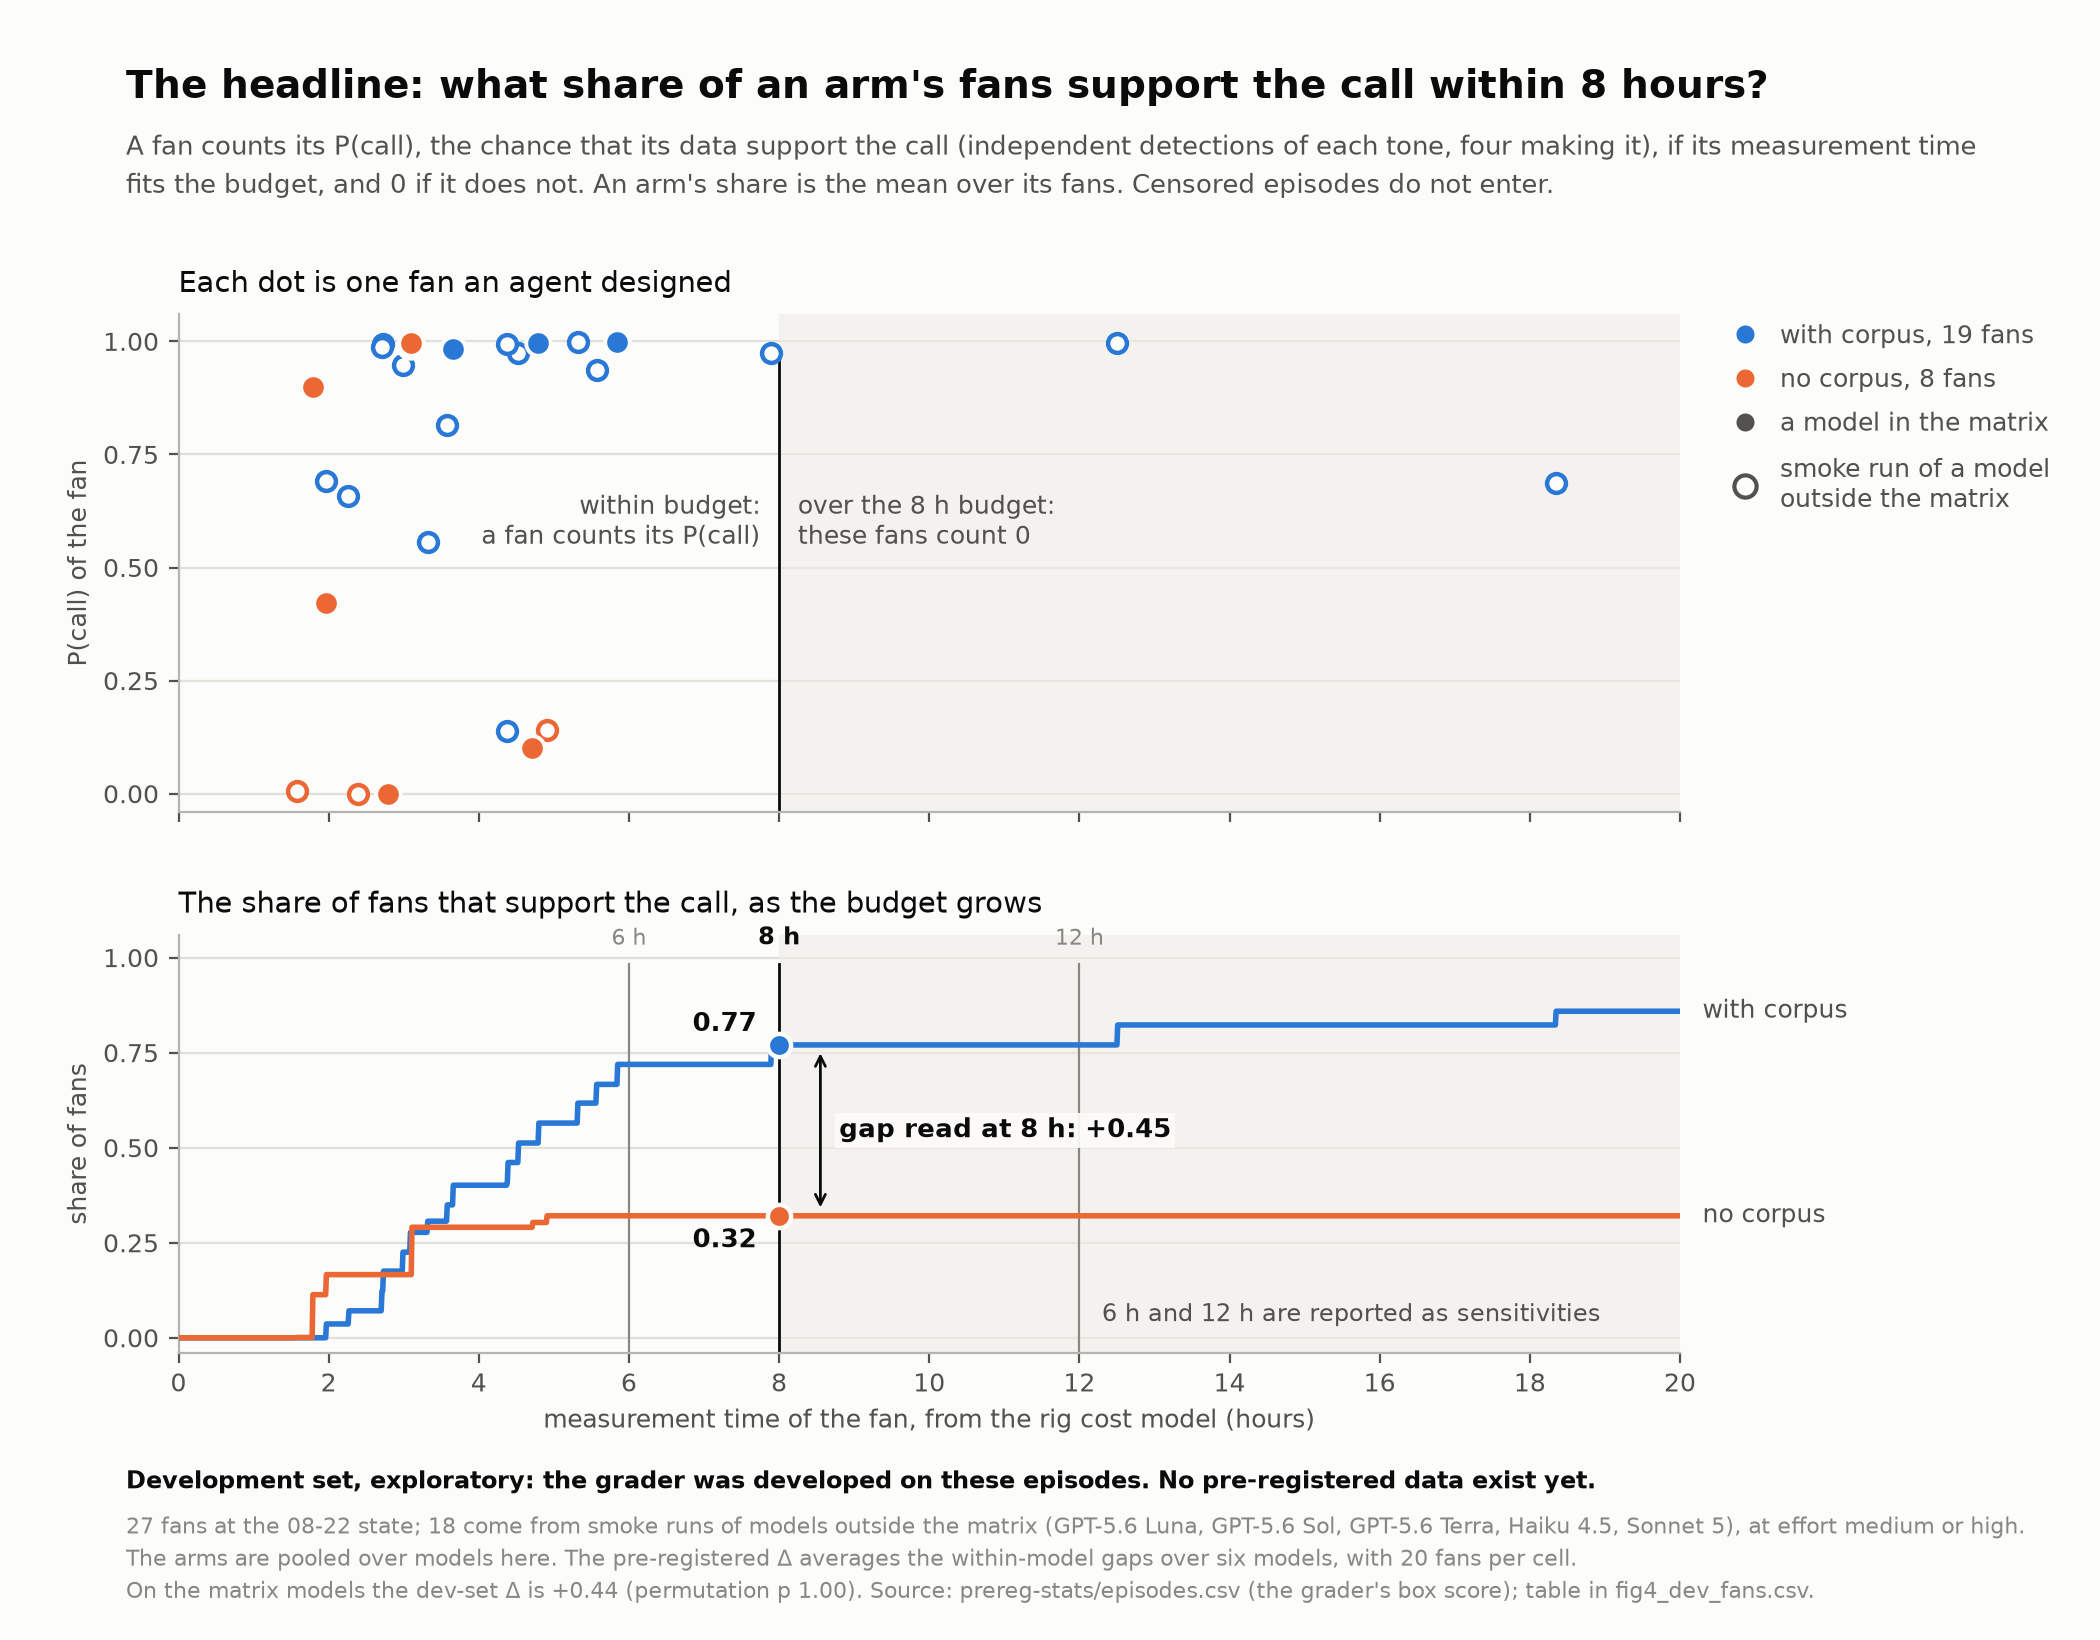

Recreate this plot in Python.
"""Figure 4: from fans to the headline. Dev fans at (hours, P(call)) and the share-within-budget curve per arm."""
import csv
import re
from matplotlib.lines import Line2D
from style import *

EPISODES = STATS + 'episodes.csv'  # devset.py: the grader's box score
CUT_0822 = '3a4cf818'
T_HEAD, T_SENS, XMAX = 8.0, (6.0, 12.0), 20.0
fans = [dict(e, p_call=float(e['p_call']), hours=float(e['hours'])) for e in csv.DictReader(open(EPISODES))
        if e['cut'] == CUT_0822 and e['ending'] == 'fan']
with open(OUT + 'fig4_dev_fans.csv', 'w', newline='') as f:
    w = csv.writer(f); w.writerow(['key', 'model', 'arm', 'matrix_model', 'p_call', 'hours'])
    for e in sorted(fans, key=lambda e: (e['corpus'], e['hours'])):
        w.writerow([e['key'], e['model'], e['corpus'], e['model'] in MATRIX, f"{e['p_call']:.3f}", f"{e['hours']:.2f}"])
arm = {a: np.array([[e['hours'], e['p_call'], e['model'] in MATRIX] for e in fans if e['corpus'] == a], float)
       for a in ARM}
share = lambda a, T: float((arm[a][:, 1] * (arm[a][:, 0] <= T)).mean())
n_out = sum(e['model'] not in MATRIX for e in fans)
out = sorted({MODEL_LABEL[e['model']] for e in fans if e['model'] not in MATRIX})
dev_d, dev_p = re.search(r'fans in both arms: ([+−-][\d.]+) \(permutation p ([\d.]+)\)',
                         open(STATS + 'power_budget.md').read()).groups()

fig, ytop = page(10.5, 8.2, 'The headline: what share of an arm\'s fans support the call within 8 hours?',
                 'A fan counts its P(call), the chance that its data support the call (independent detections of each tone, four making it), '
                 'if its measurement time\nfits the budget, and 0 if it does not. An arm\'s share is the mean over its '
                 'fans. Censored episodes do not enter.')
L, R = 0.085, 0.80
a1 = fig.add_axes([L, 0.505, R - L, ytop - 0.505 - 0.055])
a2 = fig.add_axes([L, 0.175, R - L, 0.255], sharex=a1)
for ax in (a1, a2):
    ax.axvspan(T_HEAD, XMAX, color=SOFT, alpha=0.55, lw=0)
    ax.axvline(T_HEAD, color=INK, lw=1.0, ymax=0.93)
    ax.set_xlim(0, XMAX); ax.set_ylim(-0.04, 1.06)
    ax.set_yticks([0, 0.25, 0.5, 0.75, 1.0])
    ax.yaxis.grid(True); ax.set_axisbelow(True)

# (a) the fans
a1.set_title('Each dot is one fan an agent designed', loc='left', fontsize=10.5, color=INK, pad=8)
for a in ('corpus', 'none'):
    for mat, fc in ((0, SURF), (1, ARM[a])):
        d = arm[a][arm[a][:, 2] == mat]
        a1.scatter(d[:, 0], d[:, 1], s=46 if not mat else 78, fc=fc, ec=ARM[a] if not mat else SURF, lw=1.6 if not mat else 1.4,
                   zorder=3 + mat, clip_on=False)
a1.set_ylabel('P(call) of the fan')
a1.text(T_HEAD + 0.25, 0.60, 'over the 8 h budget:\nthese fans count 0', fontsize=9, color=INK2, va='center')
a1.text(T_HEAD - 0.25, 0.60, 'within budget:\na fan counts its P(call)', fontsize=9, color=INK2, va='center', ha='right')
plt.setp(a1.get_xticklabels(), visible=False)
mk = lambda fc, ec: Line2D([], [], ls='', marker='o', ms=8, mfc=fc, mec=ec, mew=1.5)
a1.legend([mk(ARM['corpus'], SURF), mk(ARM['none'], SURF), mk(INK2, SURF), mk(SURF, INK2)],
          [f"with corpus, {len(arm['corpus'])} fans", f"no corpus, {len(arm['none'])} fans", 'a model in the matrix',
           'smoke run of a model\noutside the matrix'],
          loc='upper left', bbox_to_anchor=(1.02, 1.0), fontsize=9, labelcolor=INK2, handletextpad=0.4,
          labelspacing=0.75, borderaxespad=0)

# (b) the share within budget
a2.set_title('The share of fans that support the call, as the budget grows', loc='left', fontsize=10.5, color=INK, pad=8)
T = np.linspace(0, XMAX, 2001)
for a in ('corpus', 'none'):
    a2.plot(T, [share(a, t) for t in T], color=ARM[a], lw=2, solid_capstyle='round', zorder=3)
    a2.scatter([T_HEAD], [share(a, T_HEAD)], s=70, fc=ARM[a], ec=SURF, lw=1.6, zorder=4)
    a2.text(XMAX + 0.3, share(a, XMAX), ARM_LABEL[a], fontsize=9, color=INK2, va='center', clip_on=False)
sc, sn = share('corpus', T_HEAD), share('none', T_HEAD)
a2.text(T_HEAD - 0.3, sc + 0.02, f'{sc:.2f}', fontsize=9.5, color=INK, ha='right', va='bottom', fontweight='bold')
a2.text(T_HEAD - 0.3, sn - 0.03, f'{sn:.2f}', fontsize=9.5, color=INK, ha='right', va='top', fontweight='bold')
a2.annotate('', (T_HEAD + 0.55, sc), (T_HEAD + 0.55, sn), arrowprops=dict(arrowstyle='<->', color=INK, lw=1.0, shrinkA=3, shrinkB=3))
a2.text(T_HEAD + 0.8, (sc + sn) / 2, f'gap read at 8 h: {sc - sn:+.2f}', fontsize=9.5, color=INK, va='center',
        fontweight='bold', bbox=dict(fc=SURF, ec='none', pad=1.5, alpha=0.9))
for t in T_SENS:
    a2.axvline(t, color=MUTED, lw=0.8, ymax=0.93)
    a2.text(t, 1.02, f'{t:.0f} h', fontsize=8, color=MUTED, ha='center', va='bottom')
a2.text(T_HEAD, 1.02, '8 h', fontsize=8.5, color=INK, ha='center', va='bottom', fontweight='bold')
a2.text(T_SENS[1] + 0.3, 0.06, '6 h and 12 h are reported as sensitivities', fontsize=8.5, color=INK2, va='center')
a2.set_ylabel('share of fans')
a2.set_xlabel('measurement time of the fan, from the rig cost model (hours)')
a2.set_xticks(range(0, 21, 2))
foot(fig, f'{len(fans)} fans at the 08-22 state; {n_out} come from smoke runs of models outside the matrix '
     f'({", ".join(out)}), at effort medium or high.\nThe arms are pooled over models here. '
     'The pre-registered Δ averages the within-model gaps over six models, with 20 fans per cell.\n'
     f'On the matrix models the dev-set Δ is {dev_d} (permutation p {dev_p}). Source: prereg-stats/episodes.csv (the grader\'s box score); table in '
     'fig4_dev_fans.csv.', dev=True)
save(fig, 'fig4_headline.png')
print({a: (len(arm[a]), round(share(a, 8), 3)) for a in arm}, 'outside matrix', n_out)
